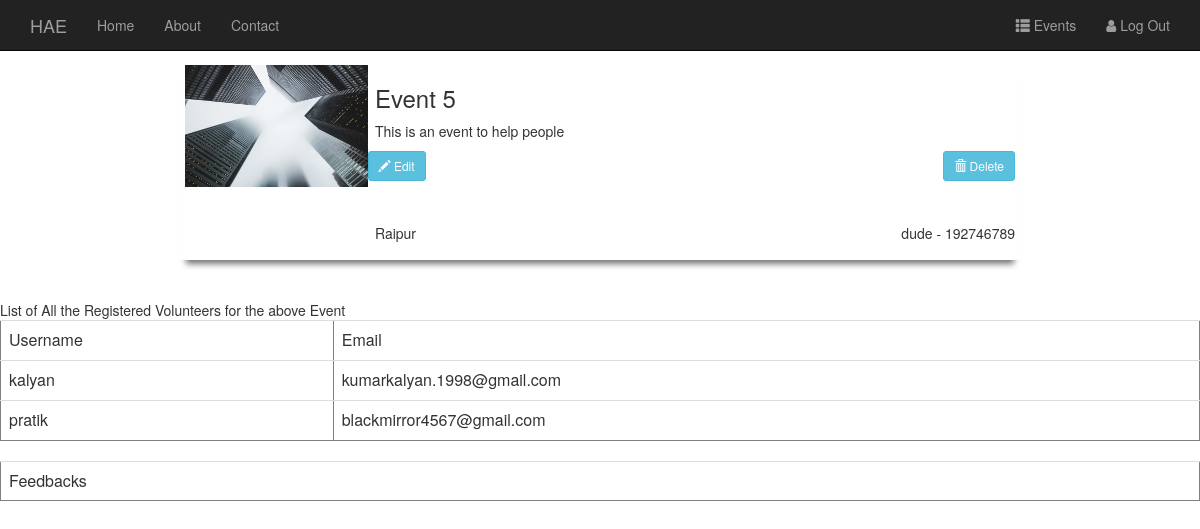
The app's page /ngo/profile/2/ with its own data.
### Ngo/models.py (models this page shows, shortened)
class Event(models.Model):
    user = models.ForeignKey(User, on_delete=models.CASCADE)
    image = models.FileField(upload_to='media/', null=True, blank=True)
    title = models.CharField(max_length=50)
    description = models.TextField(max_length=1000, default='No description')
    place = models.CharField(max_length=50, default='Raipur')
    contact = models.IntegerField(max_length=10)
    users = models.CharField(max_length=1000, blank=True)
    fro = models.DateField(default=date.today, blank=True)
    to = models.DateField(default=date.today, blank=True)

### Ngo/views.py (the view)
# urls.py: url(r'^profile/(?P<event_id>[0-9]+)/$', event_full, name='event-full'),
def event_full(request, event_id):
    template_name = 'event_full.html'
    event = Event.objects.get(id=int(event_id))
    feedback = Feedback.objects.filter(event=int(event_id))
    list_users = event.users.split('&')
    list_users = list_users[:-1]
    regd_users = User.objects.filter(id__in=list_users)
    return render(request, template_name, {'regd_users': regd_users,
                                           'event': event,
                                           'feedback': feedback})

### Ngo/templates/event_full.html (shortened to what this page needs)
<link rel="stylesheet" href="https://maxcdn.bootstrapcdn.com/bootstrap/3.3.7/css/bootstrap.min.css">
<nav class="navbar navbar-inverse navbar-fixed-top">
  <div class="container">
    <div class="navbar-header">
      <a class="navbar-brand" href="">HAE</a>
    </div>
    <div class="collapse navbar-collapse" id="bs-example-navbar-collapse-1">
      <ul class="nav navbar-nav">
        <li class=""><a href="{% url 'home' %}">Home</a></li>
        <li><a href="">About</a></li>
        <li><a href="">Contact</a></li>
        </ul>
      <ul class="nav navbar-nav navbar-right">
          <li><a href="{% url 'Ngo:ngopro' %}"><i class="glyphicon glyphicon-th-list" aria-hidden="true"></i>
        Events</a></li>
          <li><a href="{% url 'logout' %}"><i class="fa fa-user" aria-hidden="true"></i>
        Log Out</a></li>
      </ul>
    </div>
  </div>
</nav>
<div class="box effect1">
    <div class="img">
        <img src="{{ event.image.url }}" alt="oh no" class="img-responsive">
    </div>
    <h3 style="padding-left: 190px">{{ event.title }}</h3>
    <p style="padding-left: 190px">{{ event.description }}</p>
    <a href="{% url 'Ngo:event-update' event.id %}" class="btn btn-info btn-sm">
          <span class="glyphicon glyphicon-pencil"></span> Edit
    </a>
    <a id="oh" href="{% url 'Ngo:event-delete' event.id %}" class="btn btn-info btn-sm">
          <span class="glyphicon glyphicon-trash"></span> Delete
    </a>
    <div class="bottom" style="padding-left: 190px">
     <h5 style="float: left">{{ event.place }}</h5>
    <h5 style="float: right">{{ event.user }} - {{ event.contact }}</h5>
    </div>
</div>
List of All the Registered Volunteers for the above Event
<link rel="stylesheet" href="https://maxcdn.bootstrapcdn.com/bootstrap/3.3.7/css/bootstrap.min.css">
<link rel="stylesheet" href="http://maxcdn.bootstrapcdn.com/font-awesome/4.4.0/css/font-awesome.min.css">
<table border="1" class="table">
		<tr>
			<td scope="col">Username</td>
			<td scope="col">Email</td>
		</tr>
        {% for user in regd_users %}
		<tr>
			<td>{{ user.username }}</td>
			<td>{{ user.email }}</td>
        </tr>
        {% endfor %}
</table>
<table border="1" class="table">
		<tr>
			<td scope="col">Feedbacks</td>
		</tr>
</table>

### Ngo/templates/event_full.html (style rules this page uses)
.box { width:70%; height:200px; background:#FFF; margin:40px auto; padding: 5px; }
.effect1 { -webkit-box-shadow: 0 10px 6px -6px #777; -moz-box-shadow: 0 10px 6px -6px #777; box-shadow: 0 10px 6px -6px #777; }
.img { width: 55%; size: 80px; }
img { float: left; width: 40%; }
.bottom { padding-top: 35px; }
#oh { float: right; }

### records on screen
Event: image (picture), title "Event 5", description "This is an event to help people", place "Raipur", user "dude", contact "192746789"

### other values on screen
{{ user.username }} "kalyan"
{{ user.email }} "kumarkalyan.1998@gmail.com"
{{ user.username }} "pratik"
{{ user.email }} "blackmirror4567@gmail.com"
